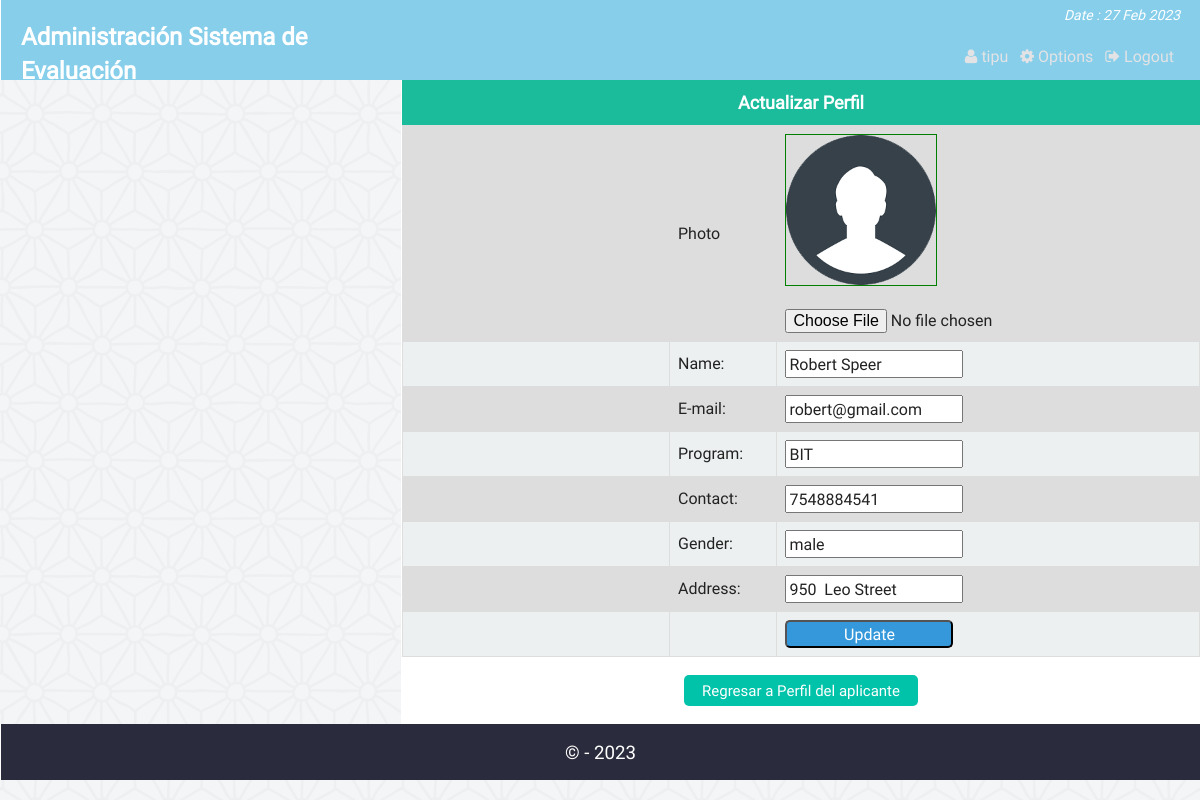
The page /admin_single_student_update.php?id=12103072 (signed in) on the database its author committed.
### tables this page shows
CREATE TABLE `st_info` (
  `st_id` INTEGER,
  `name` varchar(100) NOT NULL,
   `lastname` VARCHAR(100),
   `cedula` VARCHAR(10), 
   `titulo` VARCHAR(500),
   `cargo` VARCHAR(500),
   `estado` integer,
  `password` varchar(32) NOT NULL,
  `email` varchar(50) NOT NULL,
  `bday` date NOT NULL,
  `program` varchar(10) NOT NULL,
  `contact` varchar(20) NOT NULL,
  `gender` varchar(10) NOT NULL,
  `address` varchar(255) NOT NULL,
  `img` varchar(255) DEFAULT NULL
   
);

### php/functions.php (called while the page is built, shortened)
<?php
class login_registration_class{
	public function getuserbyid($st_id){
		global $conn;
		$query = $conn->query("select * from st_info where st_id='$st_id'");
		return $query;
	}
};
?>

### admin_single_student_update.php (the view, shortened to what this page needs)
<?php
	require "php/config.php";
	require_once "php/functions.php";
	$user = new login_registration_class();
	if(isset($_REQUEST['id'])){
		$st_id = $_REQUEST['id'];
	}else{
		header('Location: admin.php');
		exit();
	}
?>
<?php
include "php/headertop_admin.php";
?>
<div class="profile">
			<h3 style="font-size:18px;text-align:center;background:#1abc9c;color:#fff;padding:10px;margin:0">Actualizar Perfil</h3>
			<div class="st_update fix">
				<form action="" method="post" enctype="multipart/form-data">
						<?php
						$result = $user->getuserbyid($st_id);
						while($row = $result->fetch_assoc()){
						?>
					<table class="tab_one" >
						<tr>
							<td style="width:250px;"></td>
							<td>Photo</td>
							<td>
							<img id="logo_preview" src="img/student/<?php echo $row['img']?>" style="height:150px; width:150px; border:1px green solid;"><br><br>
							<input type="file" name="personal_image" id="spic" onchange="PreviewImage('personal_image', 'logo_preview')" />
							</td>
						</tr>
						<tr>
							<td style="width:125px;"></td>
							<td>Name:</td>
							<td><input type="text" name="st_name" value="<?php echo $row['name'];?>"></td>
						</tr>
						<tr>
							<td style="width:125px;"></td>
							<td>E-mail:</td>
							<td><input type="email" name="st_email" value="<?php echo $row['email']; ?>"></td>
						</tr>
						<tr>
							<td style="width:125px;"></td>
							<td>Program:</td>
							<td><input type="text" name="st_dept" value="<?php echo $row['program']; ?>"></td>
						</tr>
						<tr>
							<td style="width:125px;"></td>
							<td>Contact:</td>
							<td><input type="text" name="st_contact" value="<?php echo $row['contact']; ?>"></td>
						</tr>
						<tr>
							<td style="width:125px;"></td>
							<td>Gender:</td>
							<td><input type="text" name="st_gender" value="<?php echo $row['gender']; ?>"></td>
						</tr>
						<tr>
							<td style="width:125px;"></td>
							<td>Address:</td>
							<td><input type="text" name="st_add" value="<?php echo $row['address']; ?>"></td>
						</tr>
						<tr>
						<td style="width:125px;"></td>
						<td></td>
						<td colspan="2">
							<input style="background:#3498db;color:#fff;width:168px;border-radius:5px;" type="submit" name="Update" value="Update">
							</td>
						</tr>
					</table>
						<?php } ?>
				</form>
			</div>
			<div class="back fix">
				<p style="text-align:center"><a href="admin_all_student.php"><button class="editbtn">Regresar a Perfil del aplicante</button></a></p>
			</div>
</div>
<?php include "php/footerbottom.php";?>

### css/main.css (style rules this page uses)
html { color: #222; font-size: 1em; line-height: 1.4; }
audio, canvas, iframe, img, svg, video { vertical-align: middle; }
a { text-decoration:none; }
.fix { overflow:hidden; }
body { font-family:roboto !important; background:url(../img/ptrn.png) repeat fixed; }
.st_reg th, td { padding: 8px; }
table.tab_one { width:100%; }
table.tab_one td { border:1px solid #ddd; padding:8px; }
table.tab_one tr:nth-child(odd) { background:#ddd; }
table.tab_one tr:nth-child(even) { background:#ecf0f1; }
.editbtn { background-color: #01C3AA; border: none; border-radius:5px; color: white; padding: 5px 18px; text-align: center; text-decoration: none; display: inline-block; font-size: 15px; margin: 2px 1px; cursor: pointer; }
table.att_tab tr,td,th { border:2px solid #ddd; border-collapse:collapse; padding:8px; }

### rows shown on the page
st_info: img (picture), st_name "Robert Speer", st_email "robert@gmail.com", st_dept "BIT", st_contact "7548884541", st_gender "male", st_add "950 Leo Street"

### other values the page prints
$admin_name "tipu"
